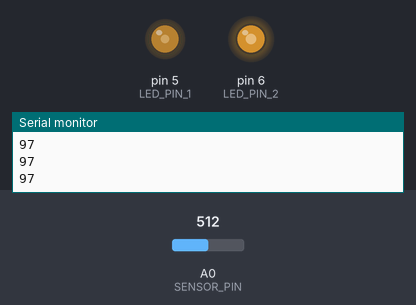
This sketch was run on a simulated Arduino Uno, built with avr-gcc and run on an emulated ATmega328P. Parts: output pins drawn as LEDs (lit = HIGH), the last lines printed to the serial monitor. The test bench sets the inputs (shaded band); at power-on: A0 (SENSOR_PIN) = 512.

Above: at 1.2 s.
1.3 s: A0 (SENSOR_PIN) set to 716
At 2.3 s:
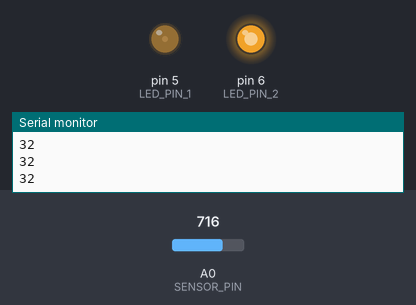
2.8 s: A0 (SENSOR_PIN) set to 900
At 3.6 s:
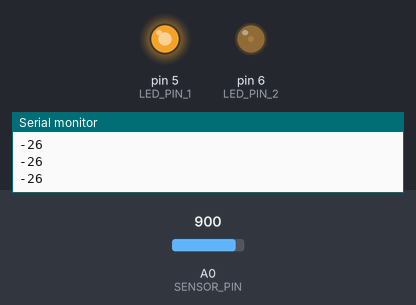
4.3 s: A0 (SENSOR_PIN) set to 1023
At 4.7 s:
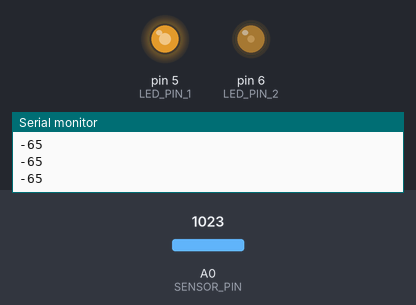
5.8 s: A0 (SENSOR_PIN) set to 306
At 7.0 s:
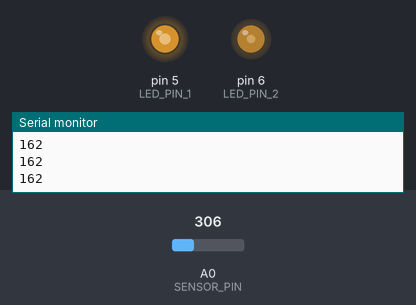
7.3 s: A0 (SENSOR_PIN) set to 511
At 8.1 s:
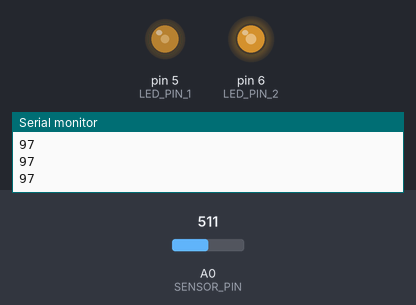
Timing chart, 0 to 9.8 s (numbered marks = the images above; inputs shaded):
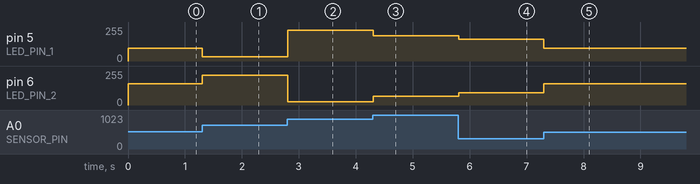

Measured:
- after the input at 1.3 s, pin 5 (LED_PIN_1): 97/255 → 32/255 at once; pin 6 (LED_PIN_2): 158/255 → 223/255 at once
- after the input at 2.8 s, pin 5 (LED_PIN_1): 32/255 → 230/255 at once; pin 6 (LED_PIN_2): 223/255 → 25/255 at once
- after the input at 4.3 s, pin 5 (LED_PIN_1): 230/255 → 191/255 at once; pin 6 (LED_PIN_2): 25/255 → 64/255 at once
- after the input at 5.8 s, pin 5 (LED_PIN_1): 191/255 → 162/255 at once; pin 6 (LED_PIN_2): 64/255 → 93/255 at once
- after the input at 7.3 s, pin 5 (LED_PIN_1): 162/255 → 97/255 at once; pin 6 (LED_PIN_2): 93/255 → 158/255 at once

The sketch:

2.ino
```cpp
const int SENSOR_PIN = A0;
const int LED_PIN_1 = 5;
const int LED_PIN_2 = 6;

void setup() {
  pinMode(SENSOR_PIN, INPUT);
  pinMode(LED_PIN_1, OUTPUT);
  pinMode(LED_PIN_2, OUTPUT);
  Serial.begin(9600);
}

void loop() {
  int data = analogRead(SENSOR_PIN);
  data = map(data, 11,816, 255,0);
  Serial.println(data);
  analogWrite(LED_PIN_1,data);
  analogWrite(LED_PIN_2,255-data);
}
```
